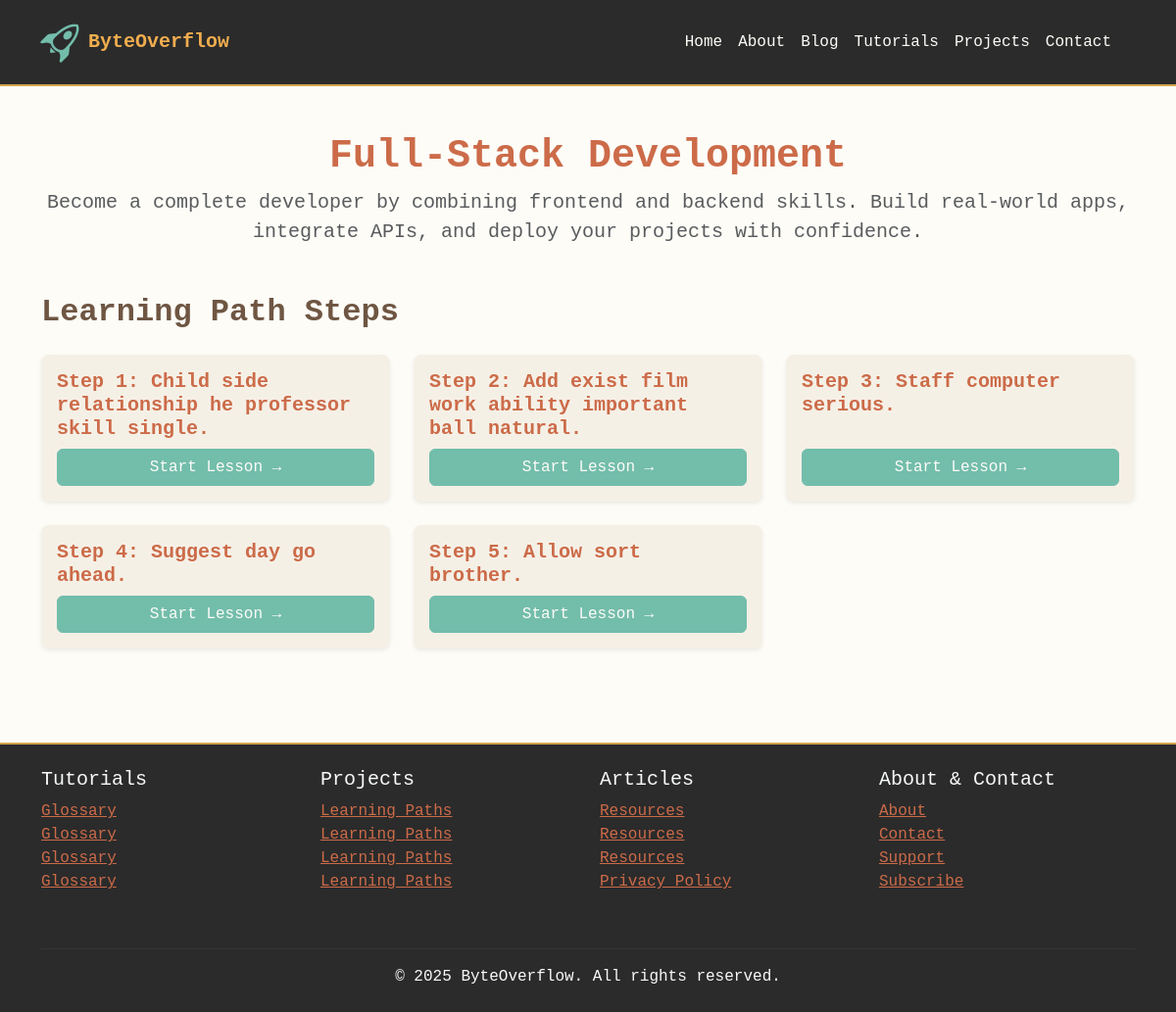
/learning-paths/full-stack-development/, run on the app's committed database.
### learning/models.py (models this page shows, shortened)
class LearningPath(models.Model):
    title = models.CharField(max_length=200)
    description = models.TextField(blank=True)
    topic = models.CharField(max_length=100)  # e.g., HTML, React, Python
    slug = models.SlugField(unique=True)
    created_at = models.DateTimeField(auto_now_add=True)

class Lesson(models.Model):
    path = models.ForeignKey(LearningPath, on_delete=models.CASCADE, related_name="lessons")
    title = models.CharField(max_length=200)
    order = models.PositiveIntegerField()  # step number
    content = models.TextField(blank=True)  # tutorial content or instructions
    lab_item = models.ForeignKey(LabItem, blank=True, null=True, on_delete=models.SET_NULL)
    class Meta:
        ordering = ['order']

### learning/views.py (the view)
# urls.py: path('<slug:slug>/', views.path_detail, name='path_detail'),
def path_detail(request, slug):
    path = get_object_or_404(LearningPath, slug=slug)
    return render(request, "learning/path_detail.html", {"path": path})

### learning/templates/learning/path_detail.html (shortened to what this page needs)
{% extends "base_fullwidth.html" %}
{% load static %}
{% block content %}
<div class="container py-5">
  <div class="text-center mb-5">
    <h1 class="fw-bold" style="color:#CC6B49;">{{ path.title }}</h1>
    <p class="lead text-muted">{{ path.description }}</p>
  </div>
  <section>
    <h2 class="fw-bold mb-4" style="color:#6F5643;">Learning Path Steps</h2>
    <div class="row g-4">
      {% for lesson in path.lessons.all %}
        <div class="col-md-6 col-lg-4">
          <div class="card shadow-sm h-100 border-0">
            <div class="card-body d-flex flex-column">
              <h5 class="card-title fw-semibold" style="color:#CC6B49;">
                Step {{ lesson.order }}: {{ lesson.title }}
              </h5>
              <a href="{% url 'learning:lesson_detail' path.slug lesson.order %}"
                 class="btn btn-primary mt-auto">
                Start Lesson →
              </a>
            </div>
          </div>
        </div>
      {% endfor %}
    </div>
  </section>
</div>
{% endblock %}

### static/css/base.css (style rules this page uses)
body { background-color: #FDFCF7; color: #6F5643; font-family: 'Courier New', Courier, monospace; }
a { color: #CC6B49; transition: color 0.2s; }
.btn-primary { background-color: #73BDAB; border-color: #73BDAB; color: #fdfcf7; }
.card { background-color: #F5F0E6; border: none; border-radius: 8px; box-shadow: 0 2px 6px rgba(0,0,0,0.08); }
html, body { height: 100%; margin: 0; }
body { display: flex; flex-direction: column; }
.container { flex: 1; }

### data on the page
LearningPath: title "Full-Stack Development", description "Become a complete developer by combining frontend and backend skills. Build real-world apps, integrate APIs, and deploy your projects with confidence."
Lesson: order "1", title "Child side relationship he professor skill single."
Lesson: order "2", title "Add exist film work ability important ball natural."
Lesson: order "3", title "Staff computer serious."
Lesson: order "4", title "Suggest day go ahead."
Lesson: order "5", title "Allow sort brother."
